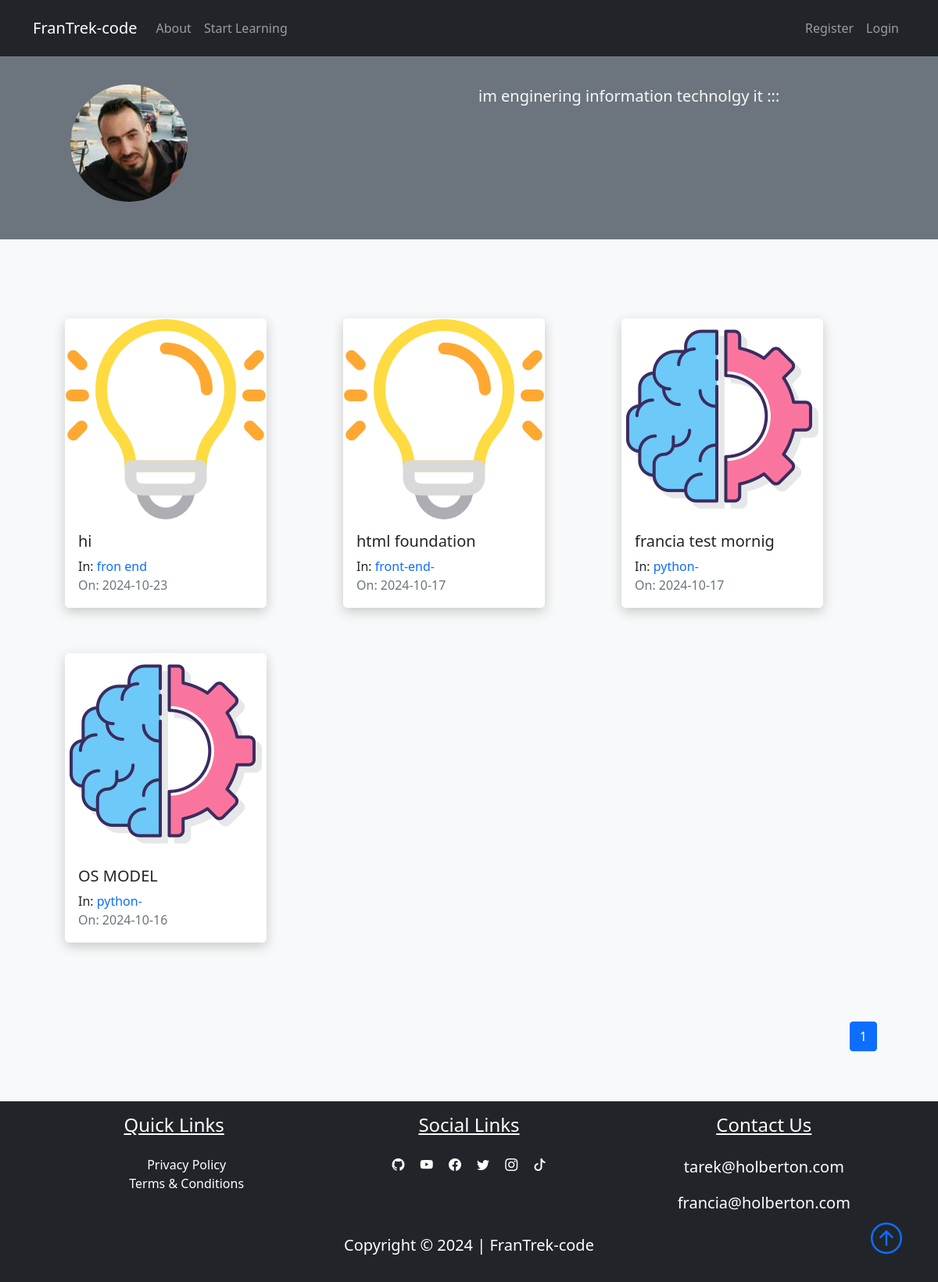
The app's page /author/tarek, older data.
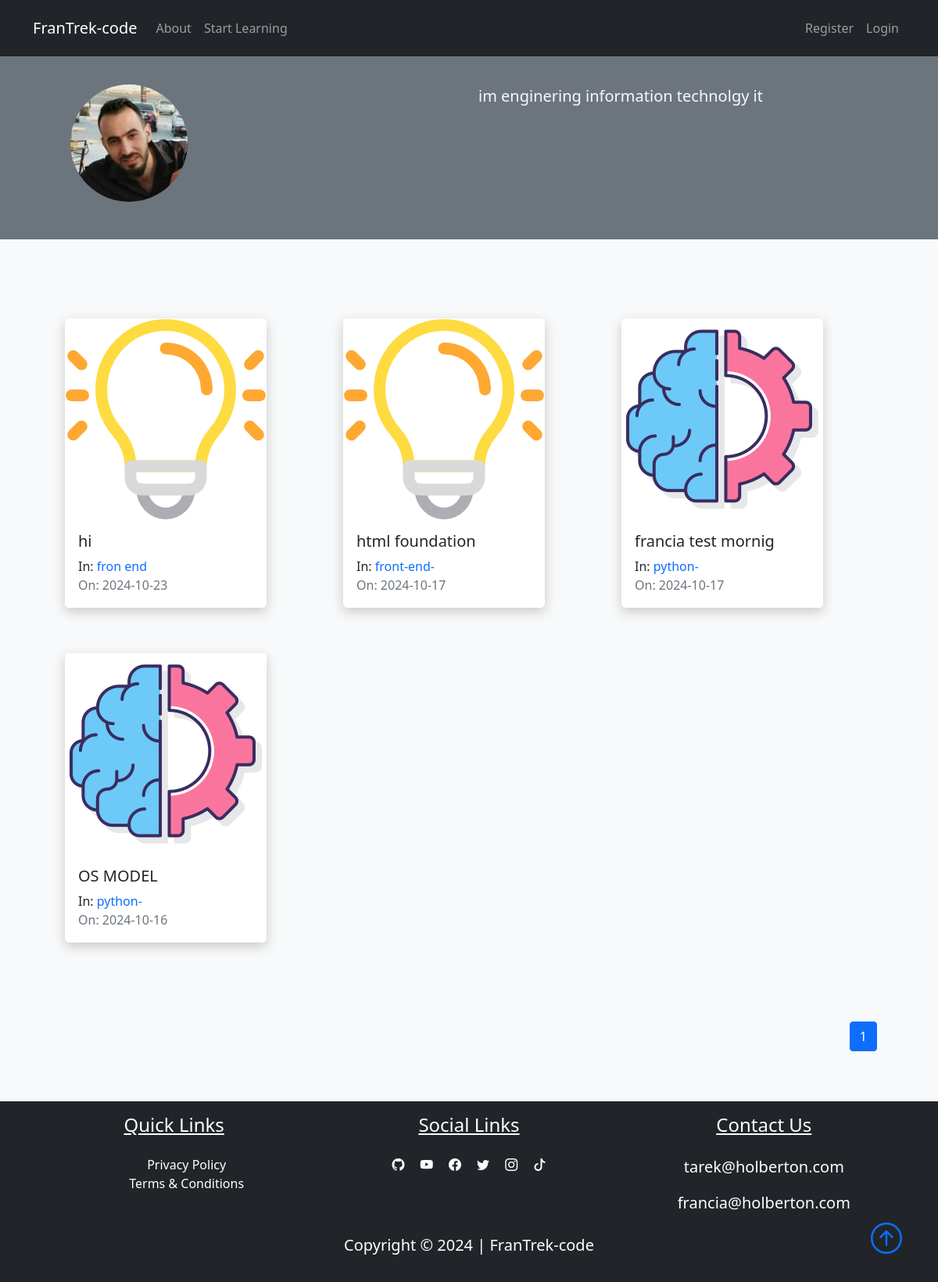
The same page, newer data.
### FranTrek/models.py (models this page shows, shortened)
class User(db.Model, UserMixin):
    id = db.Column(db.Integer, primary_key=True)
    fname = db.Column(db.String(25), nullable=False)
    lname = db.Column(db.String(25), nullable=False)
    username = db.Column(db.String(25), unique=True, nullable=False)
    email = db.Column(db.String(125), unique=True, nullable=False)
    image_file = db.Column(db.String(20), nullable=False, default="default.png")
    bio = db.Column(db.Text, nullable=True)
    password = db.Column(db.String(60), nullable=False)
    lessons = db.relationship("Lesson", backref="author", lazy=True)

class Lesson(db.Model):
    id = db.Column(db.Integer, primary_key=True)
    title = db.Column(db.String(100), nullable=False)
    date_posted = db.Column(db.DateTime, nullable=False, default=datetime.utcnow)
    content = db.Column(db.Text, nullable=False)
    thumbnail = db.Column(
        db.String(20), nullable=False, default="default_thumbnail.jpg"
    )
    slug = db.Column(db.String(32), nullable=False)
    user_id = db.Column(db.Integer, db.ForeignKey("user.id"), nullable=False)
    course_id = db.Column(db.Integer, db.ForeignKey("course.id"), nullable=False)

class Course(db.Model):
    id = db.Column(db.Integer, primary_key=True)
    title = db.Column(db.String(50), unique=True, nullable=False)
    description = db.Column(db.String(150), nullable=False)
    icon = db.Column(db.String(20), nullable=False, default="default_icon.jpg")
    lessons = db.relationship("Lesson", backref="course_name", lazy=True)

### FranTrek/users/routes.py (the view)
@users.route("/author/<string:username>", methods=["GET"])
def author(username):
    user = User.query.filter_by(username=username).first_or_404()
    page = request.args.get("page", 1, type=int)
    lessons = (
        Lesson.query.filter_by(author=user)
        .order_by(Lesson.date_posted.desc())
        .paginate(page=page, per_page=6)
    )
    return render_template("author.html", lessons=lessons, user=user)

### FranTrek/templates/author.html (shortened to what this page needs)
{% extends "layout.html"%}
{% block content %}
<div class="container-fluid bg-secondary">
    <div class="container">
        <div class="row p-5">
            <div class="col-6">
                <img class="rounded-circle" src="{{url_for('static', filename='user_pics/' + user.image_file)}}" alt="">
            </div>
            <div class="col-6">
                <span class="lead text-light">{{user.bio}}</span>
            </div>
        </div>
    </div>
</div>
<section class="bg-light">
    <div class="container p-5">
        <div class="row">
            {% for lesson in lessons.items %}
            <div class="col-sm-12 col-md-6 col-lg-4 pb-5 d-flex align-items-stretch">
                <div class="card lesson">
                    <img src="{{url_for('static', filename='lesson_thumbnails/'+lesson.thumbnail)}}" class="card-img">
                    <div class="card-body d-flex flex-column">
                        <h5 class="card-title">
                            <a class="text-decoration-none text-dark"
                                href="{{url_for('lessons.lesson', lesson_slug=lesson.slug, course=lesson.course_name.title)}}">{{lesson.title}}</a>
                        </h5>
                        <p class="card-text mb-0">In:
                            <a href="{{url_for('courses.course', course_title=lesson.course_name.title)}}"
                                class="link">{{lesson.course_name.title}}</a>
                        </p>
                        <span class="text-muted">On: {{lesson.date_posted.strftime('%Y-%m-%d')}}</span>
                    </div>
                </div>
            </div>
            {% endfor %}
            <nav class="mt-5" aria-label="...">
                <ul class="pagination" style="display: flex; justify-content: flex-end">
                    {% for page_num in lessons.iter_pages(left_edge=1, right_edge=1, left_current=1, right_current=2) %}
                    {% if page_num %}
                    {% if lessons.page == page_num %}
                    <li class="page-item active">
                        <a href="{{url_for('users.author', username=user.username, page=page_num)}}"
                            class="page-link">{{page_num}}</a>
                    </li>
                    {%else%}
                    <li class="page-item">
                        <a href="{{url_for('users.author', username=user.username, page=page_num)}}"
                            class="page-link">{{page_num}}</a>
                    </li>
                    {%endif%}
                    {% else %}
                    <span class="mx-2">...</span>
                    {% endif %}
                    {% endfor %}
                </ul>
            </nav>
        </div>
    </div>
</section>
{% endblock content%}

### FranTrek/templates/layout.html (shortened to what this page needs)
<!DOCTYPE html>
<html lang="en">
<head>
    <link href="https://cdn.jsdelivr.net/npm/bootstrap@5.1.3/dist/css/bootstrap.min.css" rel="stylesheet"
>
    <link rel="stylesheet" href="https://cdn.jsdelivr.net/npm/bootstrap-icons@1.8.1/font/bootstrap-icons.css">
    <link rel="stylesheet" type="text/css" href="{{url_for('static', filename='main.css')}}">
</head>
<body class="d-flex flex-column min-vh-100">
    <nav class="navbar navbar-expand-lg bg-dark navbar-dark py-3 fixed-top">
        <div class="container">
            <a href="{{url_for('main.home')}}" class="navbar-brand">FranTrek-code</a>
            <div class="collapse navbar-collapse" id="navmenu">
                <ul class="navbar-nav">
                    <li class="nav-item">
                        <a href="{{url_for('main.about')}}" class="nav-link">About</a>
                    </li>
                    <li class="nav-item">
                        {% if request.path=='/home'%}
                        <a href="#learn" class="nav-link">Start Learning</a>
                        {% else %}
                        <a href="{{url_for('courses.courses')}}" class="nav-link">Start Learning</a>
                        {% endif %}
                    </li>
                </ul>
                <ul class="navbar-nav ms-auto">
                    {% if current_user.is_authenticated %}
                    <div class="dropdown show">
                        <button class="btn btn-dark bg-dark dropdown-toggle" type="button" id="dropdownMenuButton1"
                            data-bs-toggle="dropdown" aria-expanded="false">
                            My Account
                        </button>
                        <ul class="dropdown-menu" aria-labelledby="dropdownMenuButton1">
                            <li class="nav-item">
                                <a href="{{ url_for('users.dashboard') }}" class="dropdown-item">Dashboard</a>
                            </li>
                            <li class="nav-item">
                                <a href="{{ url_for('users.logout') }}" class="dropdown-item">Logout</a>
                            </li>
                        </ul>
                    </div>
                    {% else %}
                    <li class="nav-item">
                        <a href="{{ url_for('users.register') }}" class="nav-link">Register</a>
                    </li>
                    <li class="nav-item">
                        <a href="{{ url_for('users.login') }}" class="nav-link">Login</a>
                    </li>
                    {% endif%}
                </ul>
            </div>
        </div>
    </nav>
    {% block content%} {% endblock %}
    <footer class="bg-dark mt-auto">
        <div class="container p-3">
            <div class="row text-center text-white">
                <div class="col-md-12 col-lg-4 pb-2">
                    <h4 class="text-center text-decoration-underline">Quick Links</h4>
                    <ul class=" nobull pt-3">
                        <li><a href="#" class="link text-white">Privacy Policy</a></li>
                        <li><a href="#" class="link text-white">Terms & Conditions</a></li>
                    </ul>
                </div>
                <div class="col-md-12 col-lg-4">
                    <h4 class="text-center text-decoration-underline pb-3">Social Links</h4>
                    <a href="#" class="text-white p-2"><i class="bi-github"></i></a>
                    <a href="#" class="text-white p-2"><i class="bi-youtube"></i></a>
                    <a href="#" class="text-white p-2"><i class="bi-facebook"></i></a>
                    <a href="#" class="text-white p-2"><i class="bi-twitter"></i></a>
                    <a href="#" class="text-white p-2"><i class="bi-instagram"></i></a>
                    <a href="#" class="text-white p-2"><i class="bi-tiktok"></i></a>
                </div>
                <div class="col-md-12 col-lg-4 pb-2">
                    <h4 class="text-center text-decoration-underline pb-3">Contact Us</h4>
                    <p class="lead">tarek@holberton.com</p>
                    <p class="lead">francia@holberton.com</p>
                </div>
            </div>
            <div class="col text-white text-center position-relative">
                <p class="lead font-weight-bold">Copyright &copy; 2024 | FranTrek-code</p>
                <a href="#" class="position-absolute bottom-0 end-0">
                    <i class="bi bi-arrow-up-circle h1"></i>
                </a>
            </div>
        </div>
    </footer>
</body>
</html>

### FranTrek/static/main.css (style rules this page uses)
body::before { display: block; content: ''; height: 60px; }
.card { transition: 0.7s ease; box-shadow: 0 5px 15px rgba(1 1 1/ 15); border-radius: 5px; margin: 5px; }
.lesson { box-shadow: 0 5px 15px rgba(200 200 200/ 15); border-radius: 5px; border: 1px solid #fff; }
.link { text-decoration: none; }
.nobull { list-style-type: none; }

Row changes from the older to the newer data that the page shows:
changed User: bio "im enginering information technolgy it :::" → "im enginering information technolgy it"
